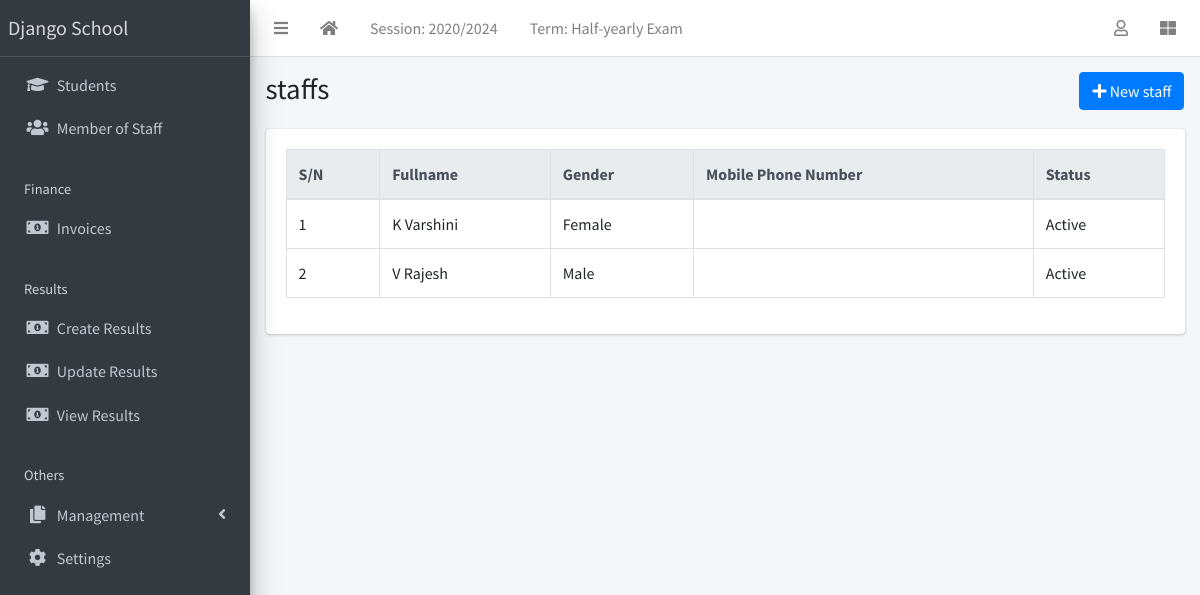
/staff/list/, run on the app's committed database.
### apps/corecode/models.py (models this page shows, shortened)
class AcademicSession(models.Model):
    name = models.CharField(max_length=200, unique=True)
    current = models.BooleanField(default=True)
    class Meta:
        ordering = ["-name"]

class AcademicTerm(models.Model):
    name = models.CharField(max_length=20, unique=True)
    current = models.BooleanField(default=True)
    class Meta:
        ordering = ["name"]

class SiteConfig(models.Model):
    key = models.SlugField()
    value = models.CharField(max_length=200)

### apps/staffs/models.py (models this page shows, shortened)
class Staff(models.Model):
    STATUS = [("active", "Active"), ("inactive", "Inactive")]
    GENDER = [("male", "Male"), ("female", "Female")]
    current_status = models.CharField(max_length=10, choices=STATUS, default="active")
    surname = models.CharField(max_length=200)
    firstname = models.CharField(max_length=200)
    other_name = models.CharField(max_length=200, blank=True)
    gender = models.CharField(max_length=10, choices=GENDER, default="male")
    date_of_birth = models.DateField(default=timezone.now)
    date_of_admission = models.DateField(default=timezone.now)
    mobile_num_regex = RegexValidator(
        regex="^[0-9]{10,15}$", message="Entered mobile number isn't in a right format!"
    )
    mobile_number = models.CharField(
        validators=[mobile_num_regex], max_length=13, blank=True
    )
    address = models.TextField(blank=True)
    others = models.TextField(blank=True)

### apps/staffs/views.py (the view)
# urls.py: path("list/", StaffListView.as_view(), name="staff-list"),
class StaffListView(ListView):
    model = Staff

### apps/corecode/context_processors.py (called while the page is built)
def site_defaults(request):
    current_session = AcademicSession.objects.get(current=True)
    current_term = AcademicTerm.objects.get(current=True)
    vals = SiteConfig.objects.all()
    contexts = {
        "current_session": current_session.name,
        "current_term": current_term.name,
    }
    for val in vals:
        contexts[val.key] = val.value
    return contexts

### apps/staffs/templates/staffs/staff_list.html (shortened to what this page needs)
{% extends 'base.html' %}
{% block title %}staffs{% endblock title %}
{% block breadcrumb %}
<a class="btn btn-primary" href="{% url 'staff-create' %}"><i
    class="fas fa-plus"></i> New staff</a>
{% endblock breadcrumb %}
{% block content %}
  <table id="stafftable" class="table table-bordered table-hover">
    <thead class="thead-light">
      <tr>
        <th>S/N</th>
        <th>Fullname</th>
        <th>Gender</th>
        <th>Mobile Phone Number</th>
        <th>Status</th>
      </tr>
    </thead>
    <tbody>
      {% for staff in object_list %}
        <tr class='clickable-row' data-href="{% url 'staff-detail' staff.id %}">
          <td>{{ forloop.counter}}</td>
          <td>{{ staff.surname}} {{staff.firstname }} {{staff.other_name }}</td>
          <td>{{ staff.get_gender_display}}</td>
          <td>{{ staff.parent_mobile_number}}</td>
          <td>{{ staff.get_current_status_display}}</td>
        </tr>
      {% endfor %}
    </tbody>
  </table>
{% endblock content %}

### templates/base.html (shortened to what this page needs)
{% load static %}
<!DOCTYPE html>
<html lang="en">
<head>
  <link rel="stylesheet" href="{% static 'plugins/fontawesome-free/css/all.min.css' %}">
  <link rel="stylesheet" href="{% static 'plugins/toastr/toastr.min.css' %}">
  <link rel="stylesheet"
    href="{% static 'plugins/overlayScrollbars/css/OverlayScrollbars.min.css' %}">
  <link rel="stylesheet" href="{% static 'plugins/Datatables/datatables.min.css' %}" />
  <link rel="stylesheet" href="{% static 'dist/css/adminlte.min.css' %}">
</head>
<body
  class="hold-transition sidebar-mini layout-fixed layout-navbar-fixed layout-footer-fixed">
  <div class="wrapper">
    <nav class="main-header navbar navbar-expand navbar-white navbar-light">
      <ul class="navbar-nav">
        <li class="nav-item">
          <a class="nav-link" data-widget="pushmenu" href="#" role="button"><i
              class="fas fa-bars"></i></a>
        </li>
        <li class="nav-item d-none d-sm-inline-block">
          <a href="{% url 'home' %} " class="nav-link"><i class="fa fa-home"></i></a>
        </li>
        <li class="nav-item d-none d-sm-inline-block">
          <a href="{% url 'current-session' %}" class="nav-link">Session: {{ current_session }}</a>
        </li>
        <li class="nav-item d-none d-sm-inline-block">
          <a href="{% url 'current-session' %}" class="nav-link">Term: {{ current_term }}</a>
        </li>
      </ul>
      <ul class="navbar-nav ml-auto">
        <li class="nav-item dropdown">
          <a class="nav-link" data-toggle="dropdown" href="#">
            <i class="far fa-user"></i>
          </a>
        </li>
        <li class="nav-item">
          <a class="nav-link" data-widget="control-sidebar" data-slide="true"
            href="#" role="button"><i class="fas fa-th-large"></i></a>
        </li>
      </ul>
    </nav>
    <aside class="main-sidebar sidebar-dark-primary elevation-4">
      <a href="{% url 'home' %}" class="brand-link">{{ school_name | default:"MySchool" }}</a>
      <div class="sidebar">
        <nav class="mt-2">
          <ul class="nav nav-pills nav-sidebar flex-column"
            data-widget="treeview" role="menu" data-accordion="false">
            <li class="nav-item">
              <a href="{% url 'student-list' %}" class="nav-link">
                <i class="nav-icon fas fa-graduation-cap"></i>
                <p>
                  Students
                </p>
              </a>
            </li>
            <li class="nav-item">
              <a href="{% url 'staff-list' %}" class="nav-link">
                <i class="nav-icon fas fa-users"></i>
                <p>
                  Member of Staff
                </p>
              </a>
            </li>
            <li class="nav-header">Finance</li>
            <li class="nav-item">
              <a href="{% url 'invoice-list' %}" class="nav-link">
                <i class="nav-icon fas fa-money-bill-alt"></i>
                <p>
                  Invoices
                </p>
              </a>
            </li>
            <li class="nav-header">Results</li>
            <li class="nav-item">
              <a href="{% url 'create-result' %}" class="nav-link">
                <i class="nav-icon fas fa-money-bill-alt"></i>
                <p>
                  Create Results
                </p>
              </a>
            </li>
            <li class="nav-item">
              <a href="{% url 'edit-results' %}" class="nav-link">
                <i class="nav-icon fas fa-money-bill-alt"></i>
                <p>
                  Update Results
                </p>
              </a>
            </li>
            <li class="nav-item">
              <a href="{% url 'view-results' %}" class="nav-link">
                <i class="nav-icon fas fa-money-bill-alt"></i>
                <p>
                  View Results
                </p>
              </a>
            </li>
            <li class="nav-header">Others</li>
            <li class="nav-item has-treeview">
              <a href="#" class="nav-link">
                <i class="nav-icon fas fa-copy"></i>
                <p>
                  Management
                  <i class="fas fa-angle-left right"></i>
                </p>
              </a>
            </li>
            <li class="nav-item">
              <a href="{% url 'configs' %}" class="nav-link">
                <i class="nav-icon fas fa-cog"></i>
                <p>
                  Settings
                </p>
              </a>
            </li>
          </ul>
        </nav>
      </div>
    </aside>
    <div class="content-wrapper">
      <section class="content-header">
        <div class="container-fluid">
          <div class="row mb-1">
            <div class="col-sm-8">
              <h1>{% block title %}{% endblock title %}</h1>
            </div>
            <div class="col-sm-4">
              <ol class="breadcrumb float-sm-right">
                <li class="breadcrumb-item">{% block breadcrumb %}{% endblock breadcrumb %}</li>
              </ol>
            </div>
          </div>
        </div>
      </section>
      <section class="content">
        <div class="container-fluid">
          <div class="row">
            <div class="col-md-12">
              {% block fullcard %}
              <div class="card">
                <div class="card-body">
                  <div class="row">
                    <div class="col">
                      {% block content %}
                      {% endblock content %}
                    </div>
                  </div>
                </div>
              </div>
              {% endblock fullcard %}
            </div>
          </div>
        </div>
      </section>
    </div>
  </div>
</body>
</html>

### data on the page
AcademicSession: name "2020/2024"
AcademicTerm: name "Half-yearly Exam"
SiteConfig: value "Django School"
Staff: surname "K", firstname "Varshini", gender "Female", current_status "Active"
Staff: surname "V", firstname "Rajesh", gender "Male", current_status "Active"
